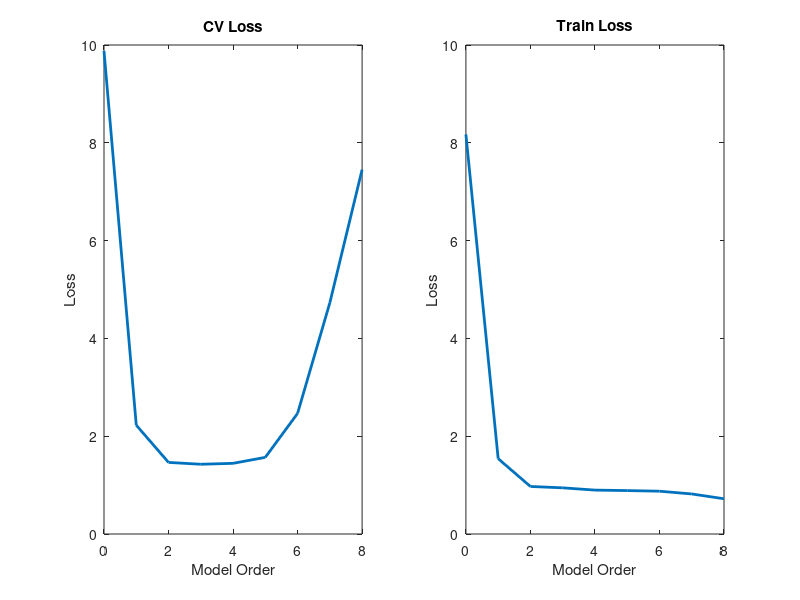

Here is the MATLAB script that generated this plot:
%% CTB1_400metree
% Fit of 1st, 2nd, 3rd, and 4th order polynomial to
% the 400 metre sprint data
% We will use 10-fold cross-validation to choose the 'best'
% polynomial order which has lowers error
clear all;close all;
%%
load olympics.mat
%% rescale data
% why do we have to rescale data? worked for first 3 orders
x = male400(:,1);
x = [x - x(1)];
x = [x]./x(2);
%%
t= male400(:,2); %target labels
% ttest= male400(21:end,2); %target labels
plot(x,t,'bx')
hold on;
% plot(xtest,ttest,'ro')
hold off;
%% folding details
totalFolds = 10; % total number of folds
N = length(x(:,1)); % we find the length of the first column in matrix x
partition = floor(N/totalFolds); % we determine the size of the partition (2.7 in this case) and take the floor
%% Polynomial Order of n
% Changing value of 'order' to choose polynomial order
order = 8; % order of polynomial
X = [];
Xtest = [];

 for k = 0:order % we loop to compute CV loss and Train loss for each order of the polynomial
     X = [X x.^k]; % we add a column to matrix for every order n where the new column is x^k
    
    for fold = 0:totalFolds-1 % we loop again to change the partition being tested and trained
        Xfold = X((fold*partition)+1 : (fold+1)*partition,:); % we slice X to get the rows for the CV (test) partition (1)
        Xtrain1 = X(1 : fold*partition,:); % we slice X to get the training partition before the CV partition (2)
        Xtrain2 = X(fold*partition + (partition + 1) : end,:); % we slice X to get the training partition afer the CV partition (3)
        Xtrain = [Xtrain1; Xtrain2]; % we join the training paritions into one matrix (4)

        tfold = t((fold*partition)+1 : (fold+1)*partition,:); % we partition the labels the same as (1) to validate the results
        ttrain1 = t(1 : fold*partition,1); % we partition the labels the same as (2) to train the model
        ttrain2 = t(fold*partition + (partition + 1) : end,1); % we partition the labels the same as (3) train the model
        ttrain = [ttrain1; ttrain2]; % we join the label training data into one matrix similar to (4)
        

        % we learn the model parameters from the training data and label(5)
        w = inv(Xtrain'*Xtrain)*Xtrain'*ttrain; 
        % we find the predicted results using the params in (5) and (1)
        mpred_fold = w'*Xfold';
        % we see how well the model reflects the observed (training) data
        mpred_observed = w'*Xtrain';
        % we compare the CV labels to the predicted results
        compare = [tfold mpred_fold' tfold-mpred_fold'];

        % we store the mean of the squared difference of CV labels and
        % predicted results to be plotted later
        foldLoss(fold+1,k+1)  = mean((mpred_fold' - tfold).^2);
        trainLoss(fold+1,k+1) = mean((mpred_observed' - ttrain).^2);
    end
 end

%% Plot the results
% reference: A first course in machine learning chapter one code
figure(1);
subplot(121)
plot(0:order,mean(foldLoss,1),'linewidth',2) % order vs mean of foldloss(vector)(column = order number?)
xlabel('Model Order');
ylabel('Loss');
title('CV Loss');
subplot(122)
plot(0:order,mean(trainLoss,1),'linewidth',2)
xlabel('Model Order');
ylabel('Loss');
title('Train Loss');